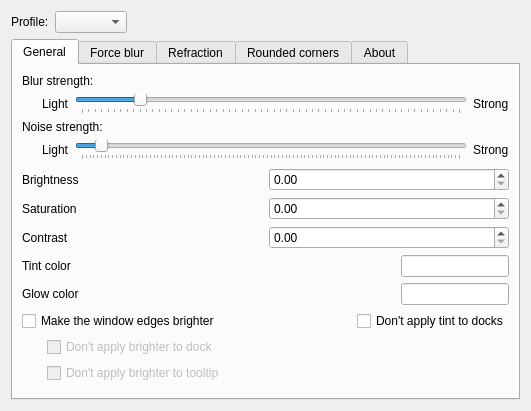
<?xml version="1.0" encoding="UTF-8"?>
<ui version="4.0">
 <class>BlurEffectConfig</class>
 <widget class="QWidget" name="BlurEffectConfig">
  <property name="geometry">
   <rect>
    <x>0</x>
    <y>0</y>
    <width>480</width>
    <height>240</height>
   </rect>
  </property>
  <layout class="QVBoxLayout">
   <item>
    <layout class="QHBoxLayout" name="profileLayout">
     <item>
      <widget class="QLabel" name="labelProfile">
       <property name="text">
        <string>Profile:</string>
       </property>
      </widget>
     </item>
     <item>
      <widget class="QComboBox" name="ActiveProfile"/>
     </item>
     <item>
      <spacer name="profileSpacer">
       <property name="orientation">
        <enum>Qt::Orientation::Horizontal</enum>
       </property>
       <property name="sizeType">
        <enum>QSizePolicy::Policy::Expanding</enum>
       </property>
       <property name="sizeHint" stdset="0">
        <size>
         <width>40</width>
         <height>20</height>
        </size>
       </property>
      </spacer>
     </item>
    </layout>
   </item>
   <item>
    <widget class="QTabWidget" name="tabWidget">
     <property name="currentIndex">
      <number>0</number>
     </property>
     <widget class="QWidget" name="widget">
      <attribute name="title">
       <string>General</string>
      </attribute>
      <layout class="QVBoxLayout">
       <item>
        <widget class="QLabel" name="labelConstantBlurDescription">
         <property name="text">
          <string>Blur strength:</string>
         </property>
        </widget>
       </item>
       <item>
        <layout class="QHBoxLayout" name="horizontalLayout" stretch="0,0,0,0">
         <item>
          <spacer name="horizontalSpacer">
           <property name="orientation">
            <enum>Qt::Orientation::Horizontal</enum>
           </property>
           <property name="sizeType">
            <enum>QSizePolicy::Policy::Fixed</enum>
           </property>
           <property name="sizeHint" stdset="0">
            <size>
             <width>20</width>
             <height>20</height>
            </size>
           </property>
          </spacer>
         </item>
         <item>
          <widget class="QLabel" name="labelConstantBlurLight">
           <property name="text">
            <string>Light</string>
           </property>
          </widget>
         </item>
         <item>
          <widget class="QSlider" name="kcfg_BlurStrength">
           <property name="minimum">
            <number>1</number>
           </property>
           <property name="maximum">
            <number>60</number>
           </property>
           <property name="singleStep">
            <number>1</number>
           </property>
           <property name="pageStep">
            <number>1</number>
           </property>
           <property name="value">
            <number>10</number>
           </property>
           <property name="orientation">
            <enum>Qt::Orientation::Horizontal</enum>
           </property>
           <property name="tickPosition">
            <enum>QSlider::TickPosition::TicksBelow</enum>
           </property>
          </widget>
         </item>
         <item>
          <widget class="QLabel" name="labelConstantBlurStrong">
           <property name="text">
            <string>Strong</string>
           </property>
          </widget>
         </item>
        </layout>
       </item>
       <item>
        <widget class="QLabel" name="labelConstantNoiseDescription">
         <property name="text">
          <string>Noise strength:</string>
         </property>
        </widget>
       </item>
       <item>
        <layout class="QHBoxLayout" name="horizontalLayout_2">
         <item>
          <spacer name="horizontalSpacer_2">
           <property name="orientation">
            <enum>Qt::Orientation::Horizontal</enum>
           </property>
           <property name="sizeType">
            <enum>QSizePolicy::Policy::Fixed</enum>
           </property>
           <property name="sizeHint" stdset="0">
            <size>
             <width>20</width>
             <height>20</height>
            </size>
           </property>
          </spacer>
         </item>
         <item>
          <widget class="QLabel" name="labelConstantNoiseLight">
           <property name="text">
            <string>Light</string>
           </property>
          </widget>
         </item>
         <item>
          <widget class="QSlider" name="kcfg_NoiseStrength">
           <property name="maximum">
            <number>100</number>
           </property>
           <property name="pageStep">
            <number>5</number>
           </property>
           <property name="value">
            <number>5</number>
           </property>
           <property name="orientation">
            <enum>Qt::Orientation::Horizontal</enum>
           </property>
           <property name="tickPosition">
            <enum>QSlider::TickPosition::TicksBelow</enum>
           </property>
           <property name="tickInterval">
            <number>1</number>
           </property>
          </widget>
         </item>
         <item>
          <widget class="QLabel" name="labelConstantNoiseStrong">
           <property name="text">
            <string>Strong</string>
           </property>
          </widget>
         </item>
        </layout>
       </item>
       <item>
        <spacer name="verticalSpacer">
         <property name="orientation">
          <enum>Qt::Orientation::Vertical</enum>
         </property>
         <property name="sizeHint" stdset="0">
          <size>
           <width>0</width>
           <height>0</height>
          </size>
         </property>
        </spacer>
       </item>
       <item>
        <spacer>
         <property name="orientation">
          <enum>Qt::Orientation::Vertical</enum>
         </property>
         <property name="sizeHint" stdset="0">
          <size>
           <width>0</width>
           <height>10</height>
          </size>
         </property>
        </spacer>
       </item>
       <item>
        <layout class="QHBoxLayout">
         <item>
          <widget class="QLabel" name="label">
           <property name="text">
            <string>Brightness</string>
           </property>
          </widget>
         </item>
         <item>
          <widget class="QDoubleSpinBox" name="kcfg_Brightness">
           <property name="minimum">
            <double>0.000000000000000</double>
           </property>
           <property name="maximum">
            <double>5.0</double>
           </property>
           <property name="singleStep">
            <double>0.100000000000000</double>
           </property>
          </widget>
         </item>
        </layout>
       </item>
       <item>
        <layout class="QHBoxLayout">
         <item>
          <widget class="QLabel" name="label">
           <property name="text">
            <string>Saturation</string>
           </property>
          </widget>
         </item>
         <item>
          <widget class="QDoubleSpinBox" name="kcfg_Saturation">
           <property name="minimum">
            <double>0.000000000000000</double>
           </property>
           <property name="maximum">
            <double>5.0</double>
           </property>
           <property name="singleStep">
            <double>0.100000000000000</double>
           </property>
          </widget>
         </item>
        </layout>
       </item>
       <item>
        <layout class="QHBoxLayout">
         <item>
          <widget class="QLabel" name="label">
           <property name="text">
            <string>Contrast</string>
           </property>
          </widget>
         </item>
         <item>
          <widget class="QDoubleSpinBox" name="kcfg_Contrast">
           <property name="minimum">
            <double>0.000000000000000</double>
           </property>
           <property name="maximum">
            <double>5.0</double>
           </property>
           <property name="singleStep">
            <double>0.100000000000000</double>
           </property>
          </widget>
         </item>
        </layout>
       </item>
       <item>
        <layout class="QHBoxLayout">
         <item>
          <widget class="QLabel" name="labelTintColor">
           <property name="text">
            <string>Tint color</string>
           </property>
          </widget>
         </item>
         <item>
          <widget class="QLineEdit" name="kcfg_TintColor">
           <property name="sizePolicy">
            <sizepolicy hsizetype="Fixed" vsizetype="Fixed">
             <horstretch>0</horstretch>
             <verstretch>0</verstretch>
            </sizepolicy>
           </property>
           <property name="toolTip">
            <string>Enter a color in #AARRGGBB format. The A (alpha) channel sets tint strength.</string>
           </property>
          </widget>
         </item>
        </layout>
       </item>
       <item>
        <layout class="QHBoxLayout">
         <item>
          <widget class="QLabel" name="labelGlowColor">
           <property name="text">
            <string>Glow color</string>
           </property>
          </widget>
         </item>
         <item>
          <widget class="QLineEdit" name="kcfg_GlowColor">
           <property name="sizePolicy">
            <sizepolicy hsizetype="Fixed" vsizetype="Fixed">
             <horstretch>0</horstretch>
             <verstretch>0</verstretch>
            </sizepolicy>
           </property>
           <property name="toolTip">
            <string>Enter a color in #AARRGGBB format. The A (alpha) channel sets glow strength.</string>
           </property>
          </widget>
         </item>
        </layout>
       </item>
       <item>
        <layout class="QHBoxLayout">

         <item>
          <layout class="QVBoxLayout" name="mainOptionsLayout">
           <item>
            <layout class="QHBoxLayout" name="topRowLayout">
             <item>
              <widget class="QCheckBox" name="kcfg_EdgeLighting">
               <property name="text">
                <string>Make the window edges brighter</string>
               </property>
              </widget>
             </item>
             <item>
              <spacer name="horizontalSpacerMiddle">
               <property name="orientation">
                <enum>Qt::Orientation::Horizontal</enum>
               </property>
               <property name="sizeHint" stdset="0">
                <size>
                 <width>40</width>
                 <height>20</height>
                </size>
               </property>
              </spacer>
             </item>
             <item>
              <widget class="QCheckBox" name="kcfg_ExcludeDocks">
               <property name="text">
                <string>Don't apply tint to docks</string>
               </property>
              </widget>
             </item>
            </layout>
           </item>
           <item>
            <layout class="QHBoxLayout" name="subOptionsLayout">
             <item>
              <spacer name="tabSpacer">
               <property name="orientation">
                <enum>Qt::Orientation::Horizontal</enum>
               </property>
               <property name="sizeType">
                <enum>QSizePolicy::Policy::Fixed</enum>
               </property>
               <property name="sizeHint" stdset="0">
                <size>
                 <width>25</width>
                 <height>20</height>
                </size>
               </property>
              </spacer>
             </item>
             <item>
              <layout class="QVBoxLayout" name="verticalSubItems">
               <item>
                <widget class="QCheckBox" name="kcfg_EdgeLightingDock">
                 <property name="enabled">
                  <bool>false</bool>
                 </property>
                 <property name="text">
                  <string>Don't apply brighter to dock</string>
                 </property>
                </widget>
               </item>
               <item>
                <widget class="QCheckBox" name="kcfg_EdgeLightingTooltip">
                 <property name="enabled">
                  <bool>false</bool>
                 </property>
                 <property name="text">
                  <string>Don't apply brighter to tooltip</string>
                 </property>
                </widget>
               </item>
              </layout>
             </item>
            </layout>
           </item>
          </layout>
         </item>

        </layout>
       </item>
       <item>
        <widget class="QWidget" name="widget" native="true">
         <property name="sizePolicy">
          <sizepolicy hsizetype="Fixed" vsizetype="Expanding">
           <horstretch>0</horstretch>
           <verstretch>1</verstretch>
          </sizepolicy>
         </property>
        </widget>
       </item>
      </layout>
     </widget>
     <widget class="QWidget" name="widget">
      <attribute name="title">
       <string>Force blur</string>
      </attribute>
      <layout class="QVBoxLayout">
       <item>
        <layout class="QVBoxLayout">
         <item>
          <layout class="QHBoxLayout">
           <item>
            <widget class="QLabel" name="windowClassesBriefDescription">
             <property name="sizePolicy">
              <sizepolicy hsizetype="Expanding" vsizetype="Fixed">
               <horstretch>0</horstretch>
               <verstretch>0</verstretch>
              </sizepolicy>
             </property>
             <property name="text">
              <string>Classes of windows to force blur:</string>
             </property>
             <property name="wordWrap">
              <bool>true</bool>
             </property>
            </widget>
           </item>
           <item>
            <widget class="KContextualHelpButton" name="windowClassesContextualHelp"/>
           </item>
          </layout>
         </item>
        </layout>
       </item>
       <item>
        <widget class="QPlainTextEdit" name="kcfg_WindowClasses"/>
       </item>
        <item>
         <layout class="QHBoxLayout" name="layoutMatchingMode">
          <item>
           <widget class="QRadioButton" name="kcfg_BlurAllExceptDocksMenus">
            <property name="text">
             <string>Blur all except docks and menus</string>
            </property>
           </widget>
          </item>
          <item>
           <widget class="QRadioButton" name="kcfg_BlurMatching">
            <property name="text">
             <string>Blur only matching</string>
            </property>
           </widget>
          </item>
          <item>
           <widget class="QRadioButton" name="kcfg_BlurNonMatching">
            <property name="text">
             <string>Blur all except matching</string>
            </property>
           </widget>
          </item>
         </layout>
        </item>
       <item>
        <widget class="QCheckBox" name="kcfg_BlurDecorations">
         <property name="text">
          <string>Apply effects to window decorations as well</string>
         </property>
        </widget>
       </item>
       <item>
        <widget class="QCheckBox" name="kcfg_OnlyBlurContentWindow">
         <property name="text">
          <string>Only blur content window</string>
         </property>
        </widget>
       </item>
       <!--
       <item>
        <widget class="QCheckBox" name="kcfg_BlurMenus">
         <property name="text">
          <string>Blur menus</string>
         </property>
        </widget>
       </item>
       <item>
        <widget class="QCheckBox" name="kcfg_BlurDocks">
         <property name="text">
          <string>Blur docks</string>
         </property>
        </widget>
       </item>
       -->
      </layout>
     </widget>
     <widget class="QWidget" name="widget">
      <attribute name="title">
       <string>Refraction</string>
      </attribute>
      <layout class="QVBoxLayout">
       <item>
        <widget class="QLabel" name="labelRefractionNote">
         <property name="text">
          <string>Refraction does not work when using static blur.</string>
         </property>
        </widget>
       </item>
       <item>
        <widget class="QLabel" name="labelRefractionStrength">
         <property name="text">
          <string>Refraction Strength:</string>
         </property>
        </widget>
       </item>
       <item>
        <layout class="QHBoxLayout" name="horizontalLayout">
         <item>
          <spacer name="horizontalSpacer">
           <property name="orientation">
            <enum>Qt::Orientation::Horizontal</enum>
           </property>
           <property name="sizeType">
            <enum>QSizePolicy::Policy::Fixed</enum>
           </property>
           <property name="sizeHint" stdset="0">
            <size>
             <width>20</width>
             <height>20</height>
            </size>
           </property>
          </spacer>
         </item>
         <item>
          <widget class="QLabel" name="labelRefractionStrengthOff">
           <property name="text">
            <string>Off</string>
           </property>
          </widget>
         </item>
         <item>
          <widget class="QSlider" name="kcfg_RefractionStrength">
           <property name="minimum">
            <number>0</number>
           </property>
           <property name="maximum">
            <number>20</number>
           </property>
           <property name="singleStep">
            <number>1</number>
           </property>
           <property name="pageStep">
            <number>1</number>
           </property>
           <property name="value">
            <number>10</number>
           </property>
           <property name="orientation">
            <enum>Qt::Orientation::Horizontal</enum>
           </property>
           <property name="tickPosition">
            <enum>QSlider::TickPosition::TicksBelow</enum>
           </property>
          </widget>
         </item>
         <item>
          <widget class="QLabel" name="labelRefractionStrengthStrong">
           <property name="text">
            <string>Strong</string>
           </property>
          </widget>
         </item>
        </layout>
       </item>
       <item>
        <widget class="QLabel" name="labelRefractionEdgeSize">
         <property name="text">
          <string>Refraction Edge Size:</string>
         </property>
        </widget>
       </item>
       <item>
        <layout class="QHBoxLayout" name="horizontalLayout">
         <item>
          <spacer name="horizontalSpacer">
           <property name="orientation">
            <enum>Qt::Orientation::Horizontal</enum>
           </property>
           <property name="sizeType">
            <enum>QSizePolicy::Policy::Fixed</enum>
           </property>
           <property name="sizeHint" stdset="0">
            <size>
             <width>20</width>
             <height>20</height>
            </size>
           </property>
          </spacer>
         </item>
         <item>
          <widget class="QLabel" name="labelRefractionEdgeSizeSmall">
           <property name="text">
            <string>Small</string>
           </property>
          </widget>
         </item>
         <item>
          <widget class="QSlider" name="kcfg_RefractionEdgeSize">
           <property name="minimum">
            <number>0</number>
           </property>
           <property name="maximum">
            <number>20</number>
           </property>
           <property name="singleStep">
            <number>1</number>
           </property>
           <property name="pageStep">
            <number>1</number>
           </property>
           <property name="value">
            <number>10</number>
           </property>
           <property name="orientation">
            <enum>Qt::Orientation::Horizontal</enum>
           </property>
           <property name="tickPosition">
            <enum>QSlider::TickPosition::TicksBelow</enum>
           </property>
          </widget>
         </item>
         <item>
          <widget class="QLabel" name="labelRefractionEdgeSizeWide">
           <property name="text">
            <string>Wide</string>
           </property>
          </widget>
         </item>
        </layout>
       </item>
       <item>
        <widget class="QLabel" name="labelRefractionNormalPow">
         <property name="text">
          <string>Refraction Falloff:</string>
         </property>
        </widget>
       </item>
       <item>
        <layout class="QHBoxLayout" name="horizontalLayout">
         <item>
          <spacer name="horizontalSpacer">
           <property name="orientation">
            <enum>Qt::Orientation::Horizontal</enum>
           </property>
           <property name="sizeType">
            <enum>QSizePolicy::Policy::Fixed</enum>
           </property>
           <property name="sizeHint" stdset="0">
            <size>
             <width>20</width>
             <height>20</height>
            </size>
           </property>
          </spacer>
         </item>
         <item>
          <widget class="QLabel" name="labelRefractionNormalPowLinear">
           <property name="text">
            <string>Linear</string>
           </property>
          </widget>
         </item>
         <item>
          <widget class="QSlider" name="kcfg_RefractionNormalPow">
           <property name="minimum">
            <number>2</number>
           </property>
           <property name="maximum">
            <number>22</number>
           </property>
           <property name="singleStep">
            <number>1</number>
           </property>
           <property name="pageStep">
            <number>1</number>
           </property>
           <property name="value">
            <number>10</number>
           </property>
           <property name="orientation">
            <enum>Qt::Orientation::Horizontal</enum>
           </property>
           <property name="tickPosition">
            <enum>QSlider::TickPosition::TicksBelow</enum>
           </property>
          </widget>
         </item>
         <item>
          <widget class="QLabel" name="labelRefractionNormalPowRound">
           <property name="text">
            <string>Round</string>
           </property>
          </widget>
         </item>
        </layout>
       </item>
       <item>
        <widget class="QLabel" name="labelRefractionRGBFringing">
         <property name="text">
          <string>RGB Fringing Strength:</string>
         </property>
        </widget>
       </item>
       <item>
        <layout class="QHBoxLayout" name="horizontalLayout">
         <item>
          <spacer name="horizontalSpacer">
           <property name="orientation">
            <enum>Qt::Orientation::Horizontal</enum>
           </property>
           <property name="sizeType">
            <enum>QSizePolicy::Policy::Fixed</enum>
           </property>
           <property name="sizeHint" stdset="0">
            <size>
             <width>20</width>
             <height>20</height>
            </size>
           </property>
          </spacer>
         </item>
         <item>
          <widget class="QLabel" name="labelRefractionRGBFringingOff">
           <property name="text">
            <string>Off</string>
           </property>
          </widget>
         </item>
         <item>
          <widget class="QSlider" name="kcfg_RefractionRGBFringing">
           <property name="minimum">
            <number>0</number>
           </property>
           <property name="maximum">
            <number>20</number>
           </property>
           <property name="singleStep">
            <number>1</number>
           </property>
           <property name="pageStep">
            <number>1</number>
           </property>
           <property name="value">
            <number>10</number>
           </property>
           <property name="orientation">
            <enum>Qt::Orientation::Horizontal</enum>
           </property>
           <property name="tickPosition">
            <enum>QSlider::TickPosition::TicksBelow</enum>
           </property>
          </widget>
         </item>
         <item>
          <widget class="QLabel" name="labelRefractionRGBFringingStrong">
           <property name="text">
            <string>Strong</string>
           </property>
          </widget>
         </item>
        </layout>
       </item>
       <item>
        <spacer name="verticalSpacer">
         <property name="orientation">
          <enum>Qt::Orientation::Vertical</enum>
         </property>
         <property name="sizeHint" stdset="0">
          <size>
           <width>0</width>
           <height>0</height>
          </size>
         </property>
        </spacer>
       </item>
      </layout>
     </widget>
     <widget class="QWidget" name="widget">
      <attribute name="title">
       <string>Rounded corners</string>
      </attribute>
      <layout class="QVBoxLayout">
       <item>
        <widget class="QLabel" name="label">
         <property name="text">
          <string>The corner radius only applies to the blur region.</string>
         </property>
         <property name="wordWrap">
          <bool>true</bool>
         </property>
        </widget>
       </item>
       <item>
        <spacer>
         <property name="orientation">
          <enum>Qt::Orientation::Vertical</enum>
         </property>
         <property name="sizeHint" stdset="0">
          <size>
           <width>0</width>
           <height>10</height>
          </size>
         </property>
        </spacer>
       </item>
       <item>
        <layout class="QHBoxLayout">
         <item>
          <widget class="QLabel" name="label">
           <property name="text">
            <string>Window top corner radius</string>
           </property>
          </widget>
         </item>
         <item>
          <widget class="QDoubleSpinBox" name="kcfg_TopCornerRadius">
           <property name="minimum">
            <double>0.000000000000000</double>
           </property>
          </widget>
         </item>
        </layout>
       </item>
       <item>
        <layout class="QHBoxLayout">
         <item>
          <widget class="QLabel" name="label">
           <property name="text">
            <string>Window bottom corner radius</string>
           </property>
          </widget>
         </item>
         <item>
          <widget class="QDoubleSpinBox" name="kcfg_BottomCornerRadius">
           <property name="minimum">
            <double>0.000000000000000</double>
           </property>
          </widget>
         </item>
        </layout>
       </item>
       <item>
        <layout class="QHBoxLayout">
         <item>
          <widget class="QLabel" name="label">
           <property name="text">
            <string>Menu corner radius</string>
           </property>
          </widget>
         </item>
         <item>
          <widget class="QDoubleSpinBox" name="kcfg_MenuCornerRadius">
           <property name="minimum">
            <double>0.000000000000000</double>
           </property>
          </widget>
         </item>
        </layout>
       </item>
       <item>
        <layout class="QHBoxLayout">
         <item>
          <widget class="QLabel" name="label">
           <property name="text">
            <string>Dock corner radius</string>
           </property>
          </widget>
         </item>
         <item>
          <widget class="QDoubleSpinBox" name="kcfg_DockCornerRadius">
           <property name="minimum">
            <double>0.000000000000000</double>
           </property>
          </widget>
         </item>
        </layout>
       </item>
       <item>
        <widget class="QCheckBox" name="kcfg_RoundCornersOfMaximizedWindows">
         <property name="text">
          <string>Round maximized windows</string>
         </property>
        </widget>
       </item>
       <item>
        <widget class="QCheckBox" name="kcfg_DynamicCorners">
         <property name="text">
          <string>Dynamic corner radius</string>
         </property>
        </widget>
       </item>
       <item>
        <widget class="QWidget" name="widget" native="true">
         <property name="sizePolicy">
          <sizepolicy hsizetype="Fixed" vsizetype="Expanding">
           <horstretch>0</horstretch>
           <verstretch>1</verstretch>
          </sizepolicy>
         </property>
        </widget>
       </item>
      </layout>
     </widget>
     <widget class="QWidget" name="widget">
      <attribute name="title">
       <string>About</string>
      </attribute>
      <layout class="QVBoxLayout">
       <item>
        <widget class="QTextBrowser" name="aboutText">
         <property name="readOnly">
          <bool>true</bool>
         </property>
         <property name="openExternalLinks">
          <bool>true</bool>
         </property>
         <property name="text" stdset="0">
          <string>Failed to load about.html</string>
         </property>
        </widget>
       </item>
      </layout>
     </widget>
    </widget>
   </item>
  </layout>
 </widget>
 <customwidgets>
  <customwidget>
   <class>KContextualHelpButton</class>
   <extends>QToolButton</extends>
   <header>kcontextualhelpbutton.h</header>
  </customwidget>
 </customwidgets>
 <resources/>
 <connections/>
 <connections>
  <connection>
   <sender>kcfg_EdgeLighting</sender>
   <signal>toggled(bool)</signal>
   <receiver>kcfg_EdgeLightingDock</receiver>
   <slot>setEnabled(bool)</slot>
  </connection>
  <connection>
   <sender>kcfg_EdgeLighting</sender>
   <signal>toggled(bool)</signal>
   <receiver>kcfg_EdgeLightingTooltip</receiver>
   <slot>setEnabled(bool)</slot>
  </connection>

  <connection>
   <sender>kcfg_EdgeLighting</sender>
   <signal>toggled(bool)</signal>
   <receiver>kcfg_EdgeLightingDock</receiver>
   <slot>setChecked(bool)</slot>
  </connection>
  <connection>
   <sender>kcfg_EdgeLighting</sender>
   <signal>toggled(bool)</signal>
   <receiver>kcfg_EdgeLightingTooltip</receiver>
   <slot>setChecked(bool)</slot>
  </connection>
 </connections>
</ui>
